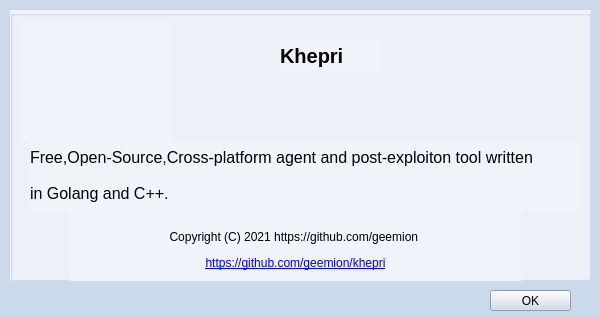
<?xml version="1.0" encoding="UTF-8"?>
<ui version="4.0">
 <class>About</class>
 <widget class="QWidget" name="About">
  <property name="geometry">
   <rect>
    <x>0</x>
    <y>0</y>
    <width>600</width>
    <height>318</height>
   </rect>
  </property>
  <property name="windowTitle">
   <string>About</string>
  </property>
  <property name="windowIcon">
   <iconset resource="../res/client.qrc">
    <normaloff>:/logo/ico/log.ico</normaloff>:/logo/ico/log.ico</iconset>
  </property>
  <property name="styleSheet">
   <string notr="true">background-color: rgb(202, 218, 234);</string>
  </property>
  <widget class="QGroupBox" name="groupBox">
   <property name="geometry">
    <rect>
     <x>10</x>
     <y>10</y>
     <width>581</width>
     <height>271</height>
    </rect>
   </property>
   <property name="styleSheet">
    <string notr="true">background-color: rgb(240, 243, 249);</string>
   </property>
   <property name="title">
    <string/>
   </property>
   <widget class="QLabel" name="label">
    <property name="geometry">
     <rect>
      <x>10</x>
      <y>10</y>
      <width>151</width>
      <height>121</height>
     </rect>
    </property>
    <property name="styleSheet">
     <string notr="true">image: url(:/logo/ico/log.ico);</string>
    </property>
    <property name="text">
     <string/>
    </property>
   </widget>
   <widget class="QLabel" name="label_2">
    <property name="geometry">
     <rect>
      <x>270</x>
      <y>30</y>
      <width>101</width>
      <height>31</height>
     </rect>
    </property>
    <property name="styleSheet">
     <string notr="true">font-weight: bold;
font-size:20px;</string>
    </property>
    <property name="text">
     <string>Khepri</string>
    </property>
   </widget>
   <widget class="QLabel" name="label_3">
    <property name="geometry">
     <rect>
      <x>20</x>
      <y>130</y>
      <width>551</width>
      <height>71</height>
     </rect>
    </property>
    <property name="styleSheet">
     <string notr="true">font-size:16px;</string>
    </property>
    <property name="text">
     <string>Free,Open-Source,Cross-platform agent and post-exploiton tool written 

in Golang and C++.</string>
    </property>
   </widget>
   <widget class="QLabel" name="label_5">
    <property name="geometry">
     <rect>
      <x>60</x>
      <y>200</y>
      <width>451</width>
      <height>81</height>
     </rect>
    </property>
    <property name="locale">
     <locale language="English" country="UnitedStates"/>
    </property>
    <property name="text">
     <string>&lt;html&gt;&lt;head/&gt;&lt;body&gt;&lt;p align=&quot;center&quot;&gt;Copyright (C) 2021 https://github.com/geemion &lt;/p&gt;&lt;p align=&quot;center&quot;&gt;&lt;a href=&quot;https://github.com/geemion/khepri&quot;&gt;&lt;span style=&quot; text-decoration: underline; color:#0000ff;&quot;&gt;https://github.com/geemion/khepri&lt;/span&gt;&lt;/a&gt;&lt;/p&gt;&lt;/body&gt;&lt;/html&gt;</string>
    </property>
    <property name="openExternalLinks">
     <bool>true</bool>
    </property>
   </widget>
  </widget>
  <widget class="QPushButton" name="pushButton">
   <property name="geometry">
    <rect>
     <x>490</x>
     <y>290</y>
     <width>81</width>
     <height>21</height>
    </rect>
   </property>
   <property name="text">
    <string>OK</string>
   </property>
  </widget>
 </widget>
 <resources>
  <include location="../res/client.qrc"/>
 </resources>
 <connections/>
</ui>
